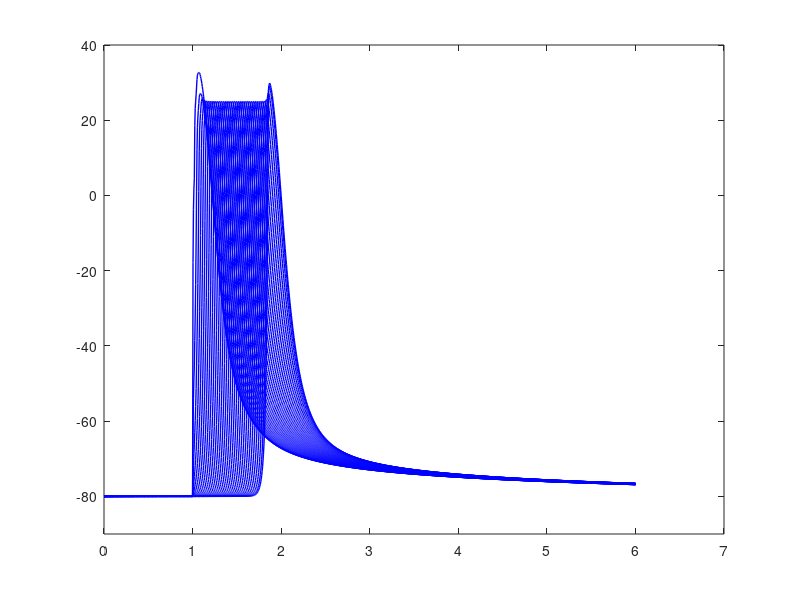

Recreate this plot in MATLAB. (Note: this script raises an error after producing the figure.)
clc
clear all
close all

%%

xx=1 ;



%%

Data = csvread('misaligned_v_Abeta0_stimulateonlyAbeta0_edgedist1_.csv');

time = Data(:,1) ;

[satr, soton] = size(Data) ;


figure

for i=2:soton

plot(time , Data(:,i), '-b', 'LineWidth' , 1 )
hold on
end

%xlim([0 5])
ylim([-90 40])


Data1 = Data(:,2:soton) ;   %exclude time from the data

%%


soton=soton-1 ;
number_nodes =  soton ;

%%

n = 1 ;

s=n+1:number_nodes-n ; 
S1 = zeros(1,length(s)) ;
k=1 ;



for j=n+1:number_nodes-n

clear V
clear A AA1 AA2 pks locs L1 L2 B1 B2

V = Data1(:,j) ;

[pks , locs] = findpeaks(V,'MinPeakDistance',400, 'MinPeakHeight',0)     ;



for i=1:length(pks)
     
        
  A(1,:) = V(locs(i,1)-30:locs(i,1) , 1) ;
  
  AA1 = A(A>=-20) ;
  [L1]=knnsearch(AA1',-20) ;
   B1 = AA1(1,L1) ;
       
  AA2 = A(A<=-20) ;
  [L2]=knnsearch(AA2',-20) ;
   B2 = AA2(1,L2) ;
   
  [row1]=find(V==B1) ;
  [row2]=find(V==B2) ;
  
  if length(row1)>1 
      for l=1:length(row1)
          if row1(l) > locs(i,1)-30 && row1(l) < locs(i,1)
              row11 = row1(l) ;
          end
      end
         
      
  else
      row11 = row1 ;
  end
  
  if length(row2)>1 
      for l=1:length(row2)
          if row2(l) > locs(i,1)-30 && row2(l) < locs(i,1)
              row22 = row2(l) ;
          end
      end
         
      
  else
      row22 = row2 ;
  end
  
  
  
  
  T1 = time(row11,1) ;
  T2 = time(row22,1) ;
  
  
coefficients = polyfit([T1, T2], [B1, B2], 1);
a = coefficients (1);
b = coefficients (2);

f =  -20  ;

x = (f-b)/a  ;
     

S1(1,k) = x  ;

plot(x,-20 , '*r')

  end      

k=k+1  ;

end

%%

figure


for i=1:length(S1)

plot(S1(1,i) , 1 , '.', 'Color','none')
text(S1(1,i), 1, '|', 'VerticalAlignment','middle', 'HorizontalAlignment','center', 'Color','m')
hold on


end


ylim([0 5])


%% CV

Y = (19.6412800000000 * xx )*40 + (3 * xx) *2 + (8.05888000000000 *xx ) * 5 * 2 ;
nodes_dist = Y+1 ;


for i=1:length(S1)-1
R1 = S1(1,i+1)-S1(1,i) ;  %ms
R1=R1/1000 ;  %s
CV(1,i) = (nodes_dist*1e-6)/ R1  ;   %m/s
end


%%

figure
plot(s(1,1:length(s)-1) , CV , 'o-m')
xlim([0 50])
title('CV')
xlabel('node #')
ylabel('CV')

%% average CV

mean_CV = mean(CV(1,10:20))
